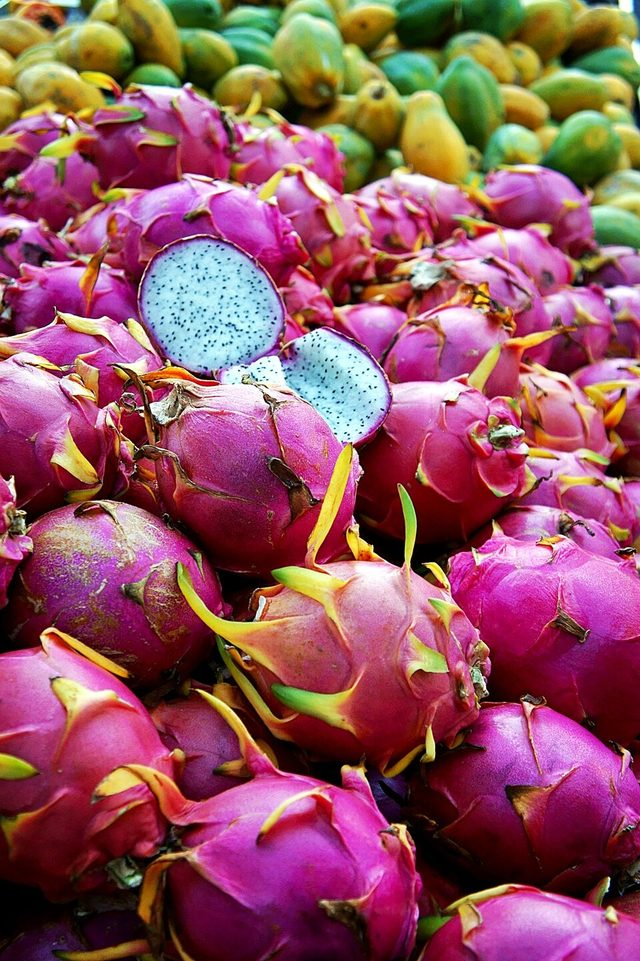
#> input picture test/fixtures/naga.jpg, 640 x 961 px
$ python -i phone_frame.py   (imports and definitions only)
#> lines starting #> are read from the running program, lines starting #| are printed output that depends on the picture
#> further down, picture is the input picture: PIL image 640x961 RGB; mean R, G, B 146.1, 85.3, 97.4
"""Bingkai ponsel generik untuk gambar dokumentasi.

Bingkai digambar sendiri dengan Pillow: badan membulat, lubang kamera, serta tombol daya dan volume. Bentuknya umum
dan tidak meniru merek mana pun, sehingga bebas dipakai bersama kode ini (Apache-2.0).
"""

from __future__ import annotations

import argparse
from pathlib import Path

from PIL import Image, ImageDraw, ImageFilter, ImageStat

BODY = (44, 54, 74)  # biru batu tua, bukan hitam
RIM = (92, 104, 128)  # garis tepi tipis agar badan terlihat bervolume
SS = 3  # supersampling supaya tepi lengkung halus
BAR = 0.026  # tinggi bilah status terhadap tinggi layar
SHIFT = 0.045  # seberapa jauh jam dan ikon bilah status digeser ke tengah


def status_shift(w: int, h: int) -> tuple[int, int]:
    """Tinggi bilah status dan jarak geser ikonnya, dalam piksel."""
    return round(h * BAR), round(w * SHIFT)


# [60 lines left out: functions clear_corners, layout, overlay, not called in this run]


def add_bars(im: Image.Image) -> Image.Image:
    """Tambahkan ruang bilah status di atas dan ruang tipis di bawah untuk tangkapan layar tanpa bilah status.

    Bila tepi atas berwarna rata, ruang bilah status diisi warna itu; bila tepinya berupa foto atau beberapa warna,
    tiap kolom diisi rata-rata warnanya lalu dihaluskan, sehingga warna tepi seolah berlanjut di balik bilah status. Ruang bawah diisi warna
    yang paling banyak di baris terbawah. Baris tepi tidak pernah direntangkan, karena baris yang memotong teks akan
    tampak seperti garis-garis.
    """
    w, h = im.size
#> w = 640; h = 961
    top, bottom = round(h * 0.035), round(h * 0.02)
#> top = 34; bottom = 19
    out = Image.new("RGB", (w, h + top + bottom))
#> out: PIL image 640x1014 RGB; every value is 0
    out.paste(_bar(im.crop((0, 0, w, top)), edge=0), (0, 0))
#> in _bar, `return line.resize(strip.size, Image.BILINEAR)`:
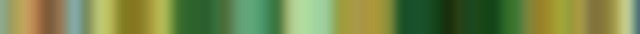
#> returned value: PIL image 640x34 RGB; mean R, G, B 115.3, 134.9, 72.5
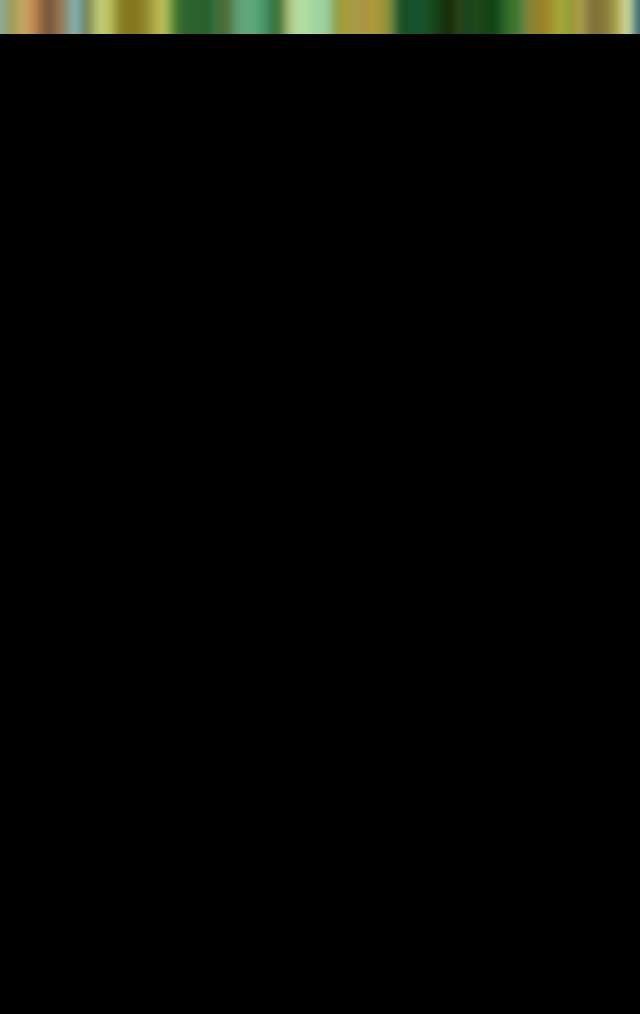
#> out: PIL image 640x1014 RGB; mean R, G, B 3.9, 4.5, 2.4
    out.paste(im, (0, top))
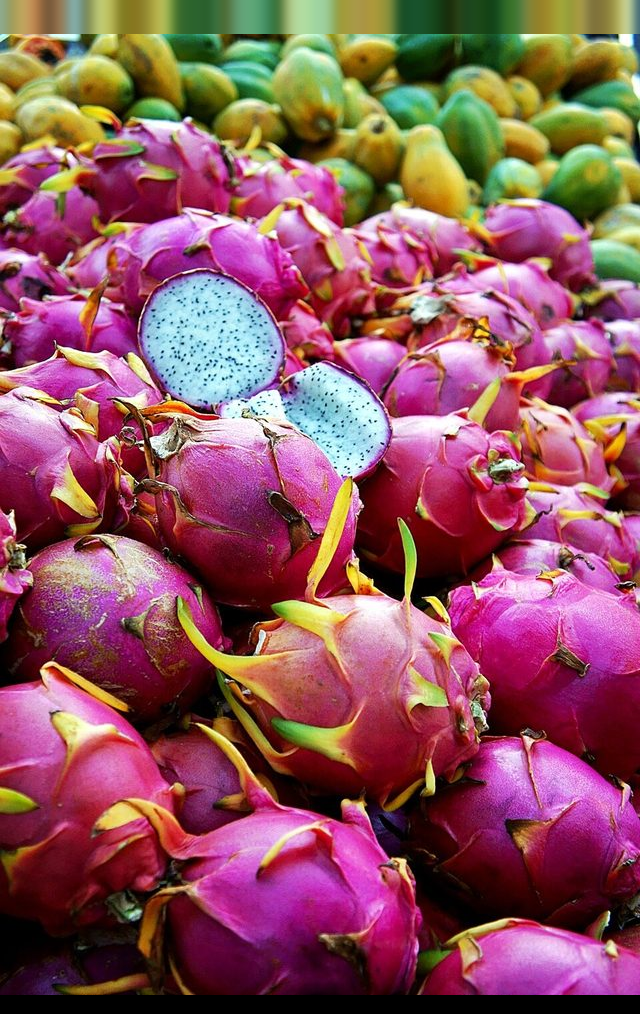
#> out: PIL image 640x1014 RGB; mean R, G, B 142.3, 85.4, 94.8
    # bagian bawah selalu warna rata: di sana tepi tangkapan layar biasanya memotong teks, bukan foto
    out.paste(edge_color(im.crop((0, h - 1, w, h))), (0, top + h, w, top + h + bottom))
    return out


def _bar(strip: Image.Image, edge: int) -> Image.Image:
    """Isi ruang tambahan dari pita tepi: warna rata, atau warna rata-rata tiap kolom bila pita itu berupa foto."""
    if max(ImageStat.Stat(strip).stddev) < 12:
        return Image.new("RGB", strip.size, edge_color(strip.crop((0, edge, strip.width, edge + 1))))
    # rata-rata tiap kolom lalu dihaluskan ke samping: warna foto berlanjut tanpa garis-garis tegak yang tajam
    line = strip.resize((strip.width, 1), Image.BOX).filter(ImageFilter.GaussianBlur(4))
    return line.resize(strip.size, Image.BILINEAR)


def edge_color(row: Image.Image) -> tuple[int, int, int]:
    """Warna yang paling sering muncul pada satu baris piksel."""
    return max(row.getcolors(row.width * row.height))[1]


# [53 lines left out: functions phone, with_shadow, main, not called in this run]


# [2 lines not run here, left out]

>>> from PIL import Image
>>> picture = Image.open('../test/fixtures/naga.jpg')
>>> result = add_bars(picture)
